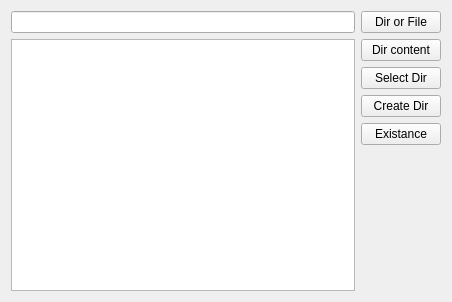
<?xml version="1.0" encoding="UTF-8"?>
<ui version="4.0">
 <class>Widget</class>
 <widget class="QWidget" name="Widget">
  <property name="geometry">
   <rect>
    <x>0</x>
    <y>0</y>
    <width>452</width>
    <height>302</height>
   </rect>
  </property>
  <property name="windowTitle">
   <string>Widget</string>
  </property>
  <layout class="QHBoxLayout" name="horizontalLayout">
   <item>
    <layout class="QVBoxLayout" name="verticalLayout_2">
     <item>
      <widget class="QLineEdit" name="lineEdit"/>
     </item>
     <item>
      <widget class="QListWidget" name="listWidget"/>
     </item>
    </layout>
   </item>
   <item>
    <layout class="QVBoxLayout" name="verticalLayout_3">
     <item>
      <layout class="QVBoxLayout" name="verticalLayout">
       <item>
        <widget class="QPushButton" name="dirOrFilePushButton">
         <property name="text">
          <string>Dir or File</string>
         </property>
        </widget>
       </item>
       <item>
        <widget class="QPushButton" name="dirContentPushButton">
         <property name="text">
          <string>Dir content</string>
         </property>
        </widget>
       </item>
       <item>
        <widget class="QPushButton" name="selectDirPushButton">
         <property name="text">
          <string>Select Dir</string>
         </property>
        </widget>
       </item>
       <item>
        <widget class="QPushButton" name="createDirPushButton">
         <property name="text">
          <string>Create Dir</string>
         </property>
        </widget>
       </item>
       <item>
        <widget class="QPushButton" name="existenceDirPushButton">
         <property name="text">
          <string>Existance</string>
         </property>
        </widget>
       </item>
      </layout>
     </item>
     <item>
      <spacer name="verticalSpacer">
       <property name="orientation">
        <enum>Qt::Orientation::Vertical</enum>
       </property>
       <property name="sizeHint" stdset="0">
        <size>
         <width>20</width>
         <height>40</height>
        </size>
       </property>
      </spacer>
     </item>
    </layout>
   </item>
  </layout>
 </widget>
 <resources/>
 <connections/>
</ui>
